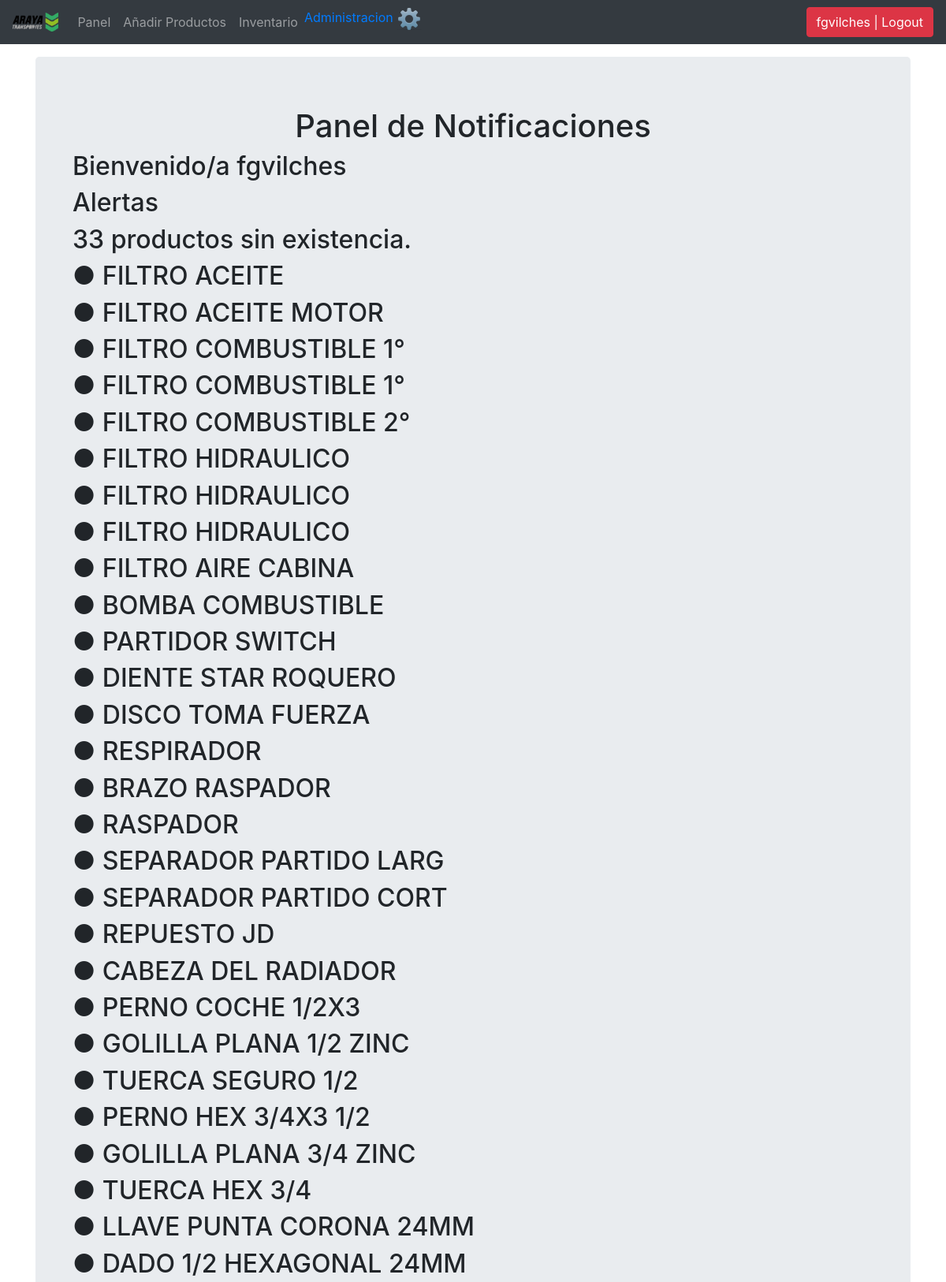
The page /panel/ (signed in, upper part) on the database its author committed.
### djangoapp/models.py (models this page shows, shortened)
class Producto(models.Model):
    Nombre = models.CharField(max_length=50, blank=True)
    Codigo_Propio = models.CharField(max_length=50, blank=True)
    Codigo_de_barras = models.CharField(max_length=50, blank=True)
    Factura_asociada = models.CharField(max_length=50, blank=True)
    Maquinaria = MultiSelectField(
        choices = [(instance.id, str(instance)) for instance in Maquinarias.objects.all()],
        max_choices=100,
        max_length=100,
        blank=True,
    )
    Clasificacion = models.ForeignKey(Clasificaciones, blank=True, null=True, on_delete=models.CASCADE)
    Cantidad_de_producto = models.CharField(max_length=5)
    Cantidad_de_subproducto = models.CharField(max_length=5, blank=True)
    Ubicacion = models.ForeignKey(Ubicaciones, blank=True, null=True, on_delete=models.CASCADE)
    SubUbicacion = models.ForeignKey(SubUbicaciones, blank=True, null=True, on_delete=models.CASCADE)
    fecha_de_compra = models.DateField("Fecha de Compra(MM/DD/AAAA)",auto_now_add=False, auto_now=False, blank=True, null=True)
    timestamp = models.DateField(auto_now_add=True, auto_now=False, blank=True)
    exportar = models.BooleanField(default=False)

### djangoapp/views.py (the view)
# urls.py: path('panel/', views.panel, name='panel'),
def panel(request,):
    title = 'Panel de Notificaciones'
    queryset0 = Producto.objects.all().order_by('-timestamp').filter(Cantidad_de_producto__iexact=0)
    queryset1 = Producto.objects.all().order_by('-timestamp').filter(Cantidad_de_producto__iexact=1)
    queryset2 = Producto.objects.all().order_by('-timestamp').filter(Cantidad_de_producto__iexact=2)
    p_sinExistencia = queryset0
    p_Prontos = queryset1
    cant_sinEx = 0
    for object in p_sinExistencia:
        cant_sinEx += 1
    cant_pProntos = 0
    for object in p_Prontos:
        cant_pProntos += 1
    stock = 'Stock Crítico'
    alertas = 'Alertas'
    context = {
        "title": title,
        "stock": stock,
        "cant_sinEx": cant_sinEx,
        "p_sinExistencia": p_sinExistencia,
        "cant_pProntos": cant_pProntos,
        "p_Prontos": p_Prontos,
        "alertas": alertas,
        "queryset0": queryset0,
        "queryset1": queryset1,
        "queryset2": queryset2,
    }
    return render(request, "panel.html",context)

### djangoapp/templates/panel.html (shortened to what this page needs)
{% load static %}
<!doctype html>
<html lang="en">
  <head>
<link href="{% static 'css/bootstrap.min.css' %}" rel="stylesheet">
    <link href="{% static 'css/stylesheet.css' %}" rel="stylesheet">
    <link href="{% static 'css/navbar-top-fixed.css' %}" rel="stylesheet">
  </head>
  <body>
{% include 'navbar.html'%}
<main role="main" class="container">
  <div class="jumbotron">
  {% if user.is_authenticated %}
    <h1 class="title">{{title}}</h1>
    <div class="col-sm-9">
        <h2 class="subtitle">Bienvenido/a {{ user }}</h2>
        <div>
            <h2 class="alertas">{{alertas}}</h2>
            <h2 class="plain_title">{{cant_sinEx}} productos sin existencia.</h2>
            {% for productos in p_sinExistencia %}
                <h2 class="plain_text"> ● {{productos.Nombre}}</h2>
            {% endfor %}
  {% else %}
    <p class="lead">Solo personal autorizado.</p>
  {% endif %}
  </div>
</main>
      </body>
</html>

### djangoapp/templates/navbar.html (shortened to what this page needs)
<nav class="navbar navbar-expand-md navbar-dark fixed-top bg-dark">
  <img class="navbar-brand" href="#" style="width: 5%" src="/static/img/logo.png">
  <div class="collapse navbar-collapse" id="navbarCollapse">
    <ul class="navbar-nav mr-auto"
      {% if user.is_authenticated %}
      <li class="nav-item">
        <a class="nav-link" href="/panel">Panel</a>
      <li class="nav-item">
        <a class="nav-link" href="/add">Añadir Productos</a>
      <li class="nav-item">
        <a class="nav-link" href="/inventario">Inventario</a>
      </li>
      {% if request.user.is_authenticated %}
      <a href="/admin">
        <div id="settings">
              Administracion <img src="/static/img/settings.png">
        </div>
      </a>
      {% endif %}
      {% else %}
      <li class="nav-item active">
        <a class="nav-link" href="/">Home <span class="sr-only">(current)</span></a>
      </li>
      {% endif %}
    </ul>
    <ul class="navbar-nav">
      {% if user.is_authenticated %}
      <li><a href="/accounts/logout"><button class="btn btn-danger">{{ user }} | Logout</button></a></li>
      {% else %}
      <li><a href="/accounts/login"><button class="btn btn-light">Login</button></a></li>
      {% endif %}
    </ul>
  </div>
</nav>

### djangoapp/static/css/stylesheet.css (style rules this page uses)
.title { text-align: center; }

### djangoapp/static/css/navbar-top-fixed.css (style rules this page uses)
body { min-height: 75rem; padding-top: 4.5rem; }

### rows shown on the page
Producto: Nombre "FILTRO ACEITE"
Producto: Nombre "FILTRO ACEITE MOTOR"
Producto: Nombre "FILTRO COMBUSTIBLE 1°"
Producto: Nombre "FILTRO COMBUSTIBLE 1°"
Producto: Nombre "FILTRO COMBUSTIBLE 2°"
Producto: Nombre "FILTRO HIDRAULICO"
Producto: Nombre "FILTRO HIDRAULICO"
Producto: Nombre "FILTRO HIDRAULICO"
Producto: Nombre "FILTRO AIRE CABINA"
Producto: Nombre "BOMBA COMBUSTIBLE"
Producto: Nombre "PARTIDOR SWITCH"
Producto: Nombre "DIENTE STAR ROQUERO"
Producto: Nombre "DISCO TOMA FUERZA"
Producto: Nombre "RESPIRADOR"
Producto: Nombre "BRAZO RASPADOR"
Producto: Nombre "RASPADOR"
Producto: Nombre "SEPARADOR PARTIDO LARG"
Producto: Nombre "SEPARADOR PARTIDO CORT"
Producto: Nombre "REPUESTO JD"
Producto: Nombre "CABEZA DEL RADIADOR"
Producto: Nombre "PERNO COCHE 1/2X3"
Producto: Nombre "GOLILLA PLANA 1/2 ZINC"
Producto: Nombre "TUERCA SEGURO 1/2"
Producto: Nombre "PERNO HEX 3/4X3 1/2"
Producto: Nombre "GOLILLA PLANA 3/4 ZINC"
Producto: Nombre "TUERCA HEX 3/4"
Producto: Nombre "LLAVE PUNTA CORONA 24MM"
Producto: Nombre "DADO 1/2 HEXAGONAL 24MM"

### other values the page prints
{{ user }} "fgvilches"
{{ title }} "Panel de Notificaciones"
{{ alertas }} "Alertas"
{{ cant_sinEx }} "33"
